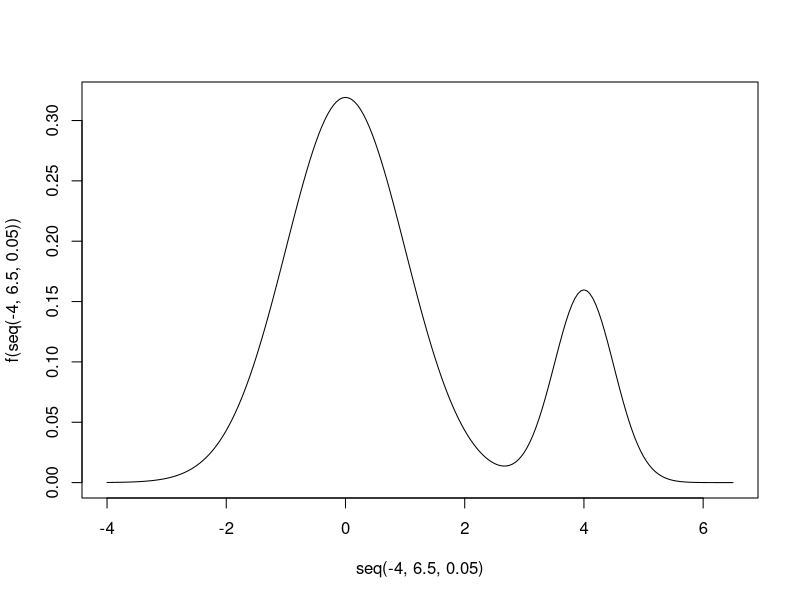

The R script that drew this image: (Note: this script raises an error after producing the figure.)
### Example
f <- function(x) {
  return(0.8 * dnorm(x, 0, 1) + 0.2 * dnorm(x, 4, 0.5))
}
plot(seq(-4, 6.5, 0.05), f(seq(-4, 6.5, 0.05)), type='l')

g <- function(x, y) {
  return(dnorm(y, x, 0.9))
}

gen_g <- function(x) {
  return(rnorm(1, x, 2.45))
}

n <- 10000
chain1 <- metropolis_hastings(0, f, g, gen_g, n)
chain1[[2]]
chain2 <- metropolis_hastings(2, f, g, gen_g, n)
chain2[[2]]
chain3 <- metropolis_hastings(4, f, g, gen_g, n)
chain3[[2]]
par(mfrow=c(3,1))
plot(chain1[[1]], type='l')
plot(chain2[[1]], type='l')
plot(chain3[[1]], type='l')
par(mfrow=c(1,1))
plot(cumsum(chain1[[1]])/(1:n), col='red')
points(cumsum(chain2[[1]])/(1:n), col='blue')
points(cumsum(chain3[[1]])/(1:n), col='green')
abline(h=0.8)
b <- 3000
hist(chain3[[1]][b:n])
acf(chain3[[1]])
